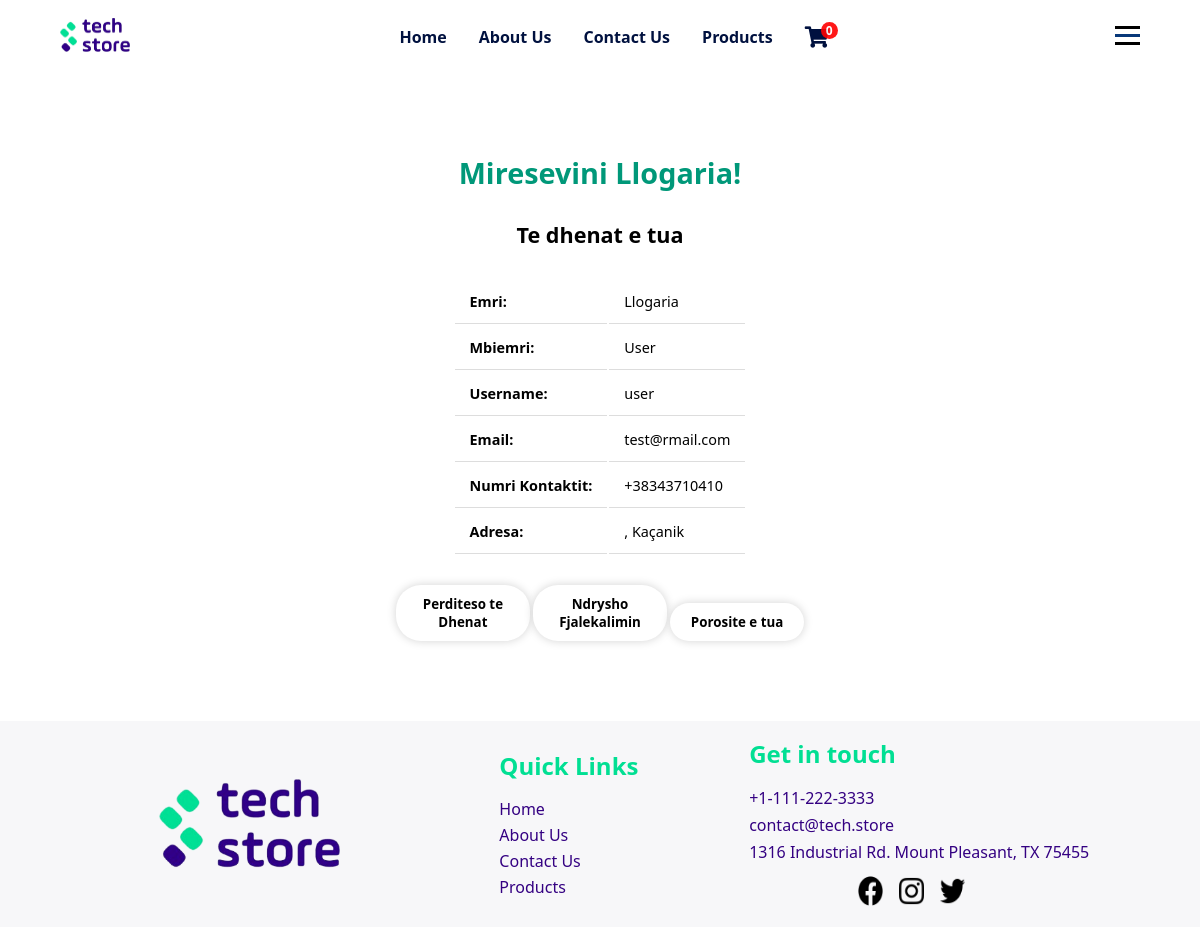
Page /php/userPages/userDashboard.php (signed in) on the earlier database version.
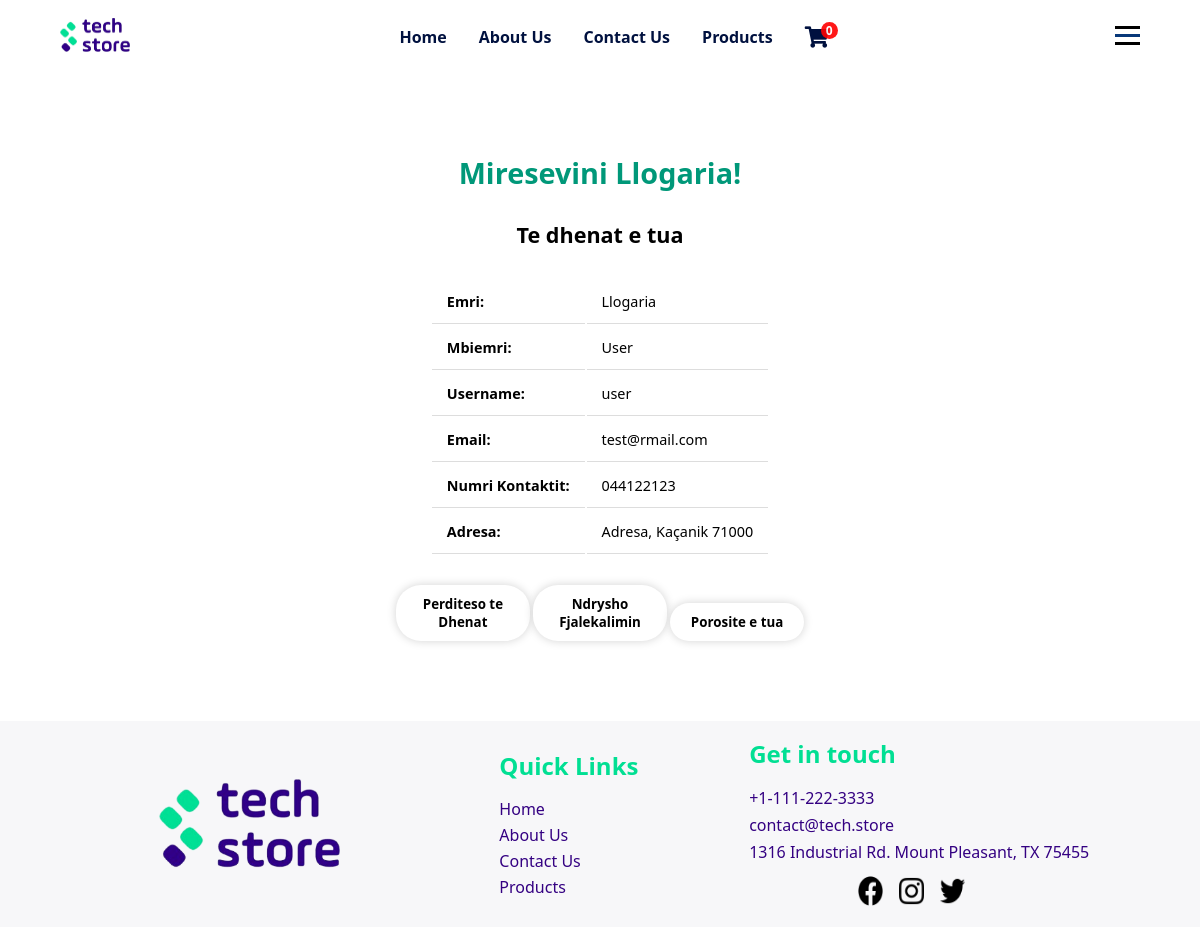
Same page on the later database version.
### tables this page shows
CREATE TABLE `tedhenatuser` (
  `userID` int(11) NOT NULL,
  `nrKontaktit` varchar(30) DEFAULT NULL,
  `qyteti` varchar(30) DEFAULT NULL,
  `zipKodi` varchar(7) DEFAULT NULL,
  `adresa` varchar(50) DEFAULT NULL
);

CREATE TABLE `user` (
  `userID` int(11) NOT NULL,
  `emri` varchar(20) NOT NULL,
  `mbiemri` varchar(30) DEFAULT NULL,
  `username` varchar(20) NOT NULL,
  `email` varchar(50) DEFAULT NULL,
  `password` varchar(50) NOT NULL,
  `aksesi` int(1) NOT NULL DEFAULT 0
);

### php/db/dbcon.php (called while the page is built)
<?php
class dbCon
{
    private $conn = '';
    private $hostiIDB = 'localhost';
    private $emriDB = 'techstoredb';
    private $dbUsername = 'root';
    private $dbPass = '';
    public function connDB()
    {
        try {
            $this->conn = new PDO(
                "mysql:host=$this->hostiIDB;dbname=$this->emriDB", $this->dbUsername, $this->dbPass,
                [PDO::ATTR_DEFAULT_FETCH_MODE => PDO::FETCH_ASSOC]
            );
        } catch (PDOException $pdoe) {
            die("Nuk mund të lidhej me bazën e të dhënave {$this->emriDB} :" . $pdoe->getMessage());
        }
        return $this->conn;
    }
}
?>

### php/CRUD/userCRUD.php (called while the page is built, shortened)
<?php
require_once('../db/dbcon.php');
class userCRUD extends dbCon
{
    private $userID;
    private $dbConn;
    public function __construct($userID = '', $emri = '', $mbiemri = '', $username = '', $email = '', $password = '', $aksesi = '')
    {
        $this->userID = $userID;
        $this->dbConn = $this->connDB();
    }
    public function setUserID($userID)
    {
        $this->userID = $userID;
    }
    public function shfaqSipasID()
    {
        try {
            $sql = 'SELECT * from user u INNER JOIN tedhenatuser t ON u.userID = t.userID WHERE u.userID = ?';
            $stm = $this->dbConn->prepare($sql);
            $stm->execute([$this->userID]);
            return $stm->fetch();
        } catch (Exception $e) {
            return $e->getMessage();
        }
    }
}
?>

### php/userPages/userDashboard.php (the view, shortened to what this page needs)
<?php
require_once('../CRUD/userCRUD.php');
$userCRUD = new userCRUD();
$userCRUD->setUserID($_SESSION['userID']);
$useri = $userCRUD->shfaqSipasID();
?>
<!DOCTYPE html>
<html lang="en">
<head>
  <link rel="stylesheet" href="../../css/adminDashboard.css">
  <link rel="stylesheet" href="../../css/mesazhetStyle.css">
</head>
<body>
  <?php include '../design/header.php' ?>
  <div class="containerDashboardP">
    <h1 class="titulliPershkrim">Miresevini
      <?php echo $_SESSION['name'] ?>!
    </h1>
    <h2>Te dhenat e tua</h2>
    <table>
      <tr>
        <td><strong>Emri:</strong></td>
        <td>
          <?php echo $useri['emri'] ?>
        </td>
      </tr>
      <tr>
        <td><strong>Mbiemri:</strong></td>
        <td>
          <?php echo $useri['mbiemri'] ?>
        </td>
      </tr>
      <tr>
        <td><strong>Username:</strong></td>
        <td>
          <?php echo $useri['username'] ?>
        </td>
      </tr>
      <tr>
        <td><strong>Email:</strong></td>
        <td>
          <?php echo $useri['email'] ?>
        </td>
      </tr>
      <tr>
        <td><strong>Numri Kontaktit:</strong></td>
        <td>
          <?php echo $useri['nrKontaktit'] ?>
        </td>
      </tr>
      <tr>
        <td><strong>Adresa: </strong></td>
        <td>
          <?php echo $useri['adresa'] . ', ' . $useri['qyteti'] . ' ' . $useri['zipKodi'] ?>
        </td>
      </tr>
    </table>
    <div class="butonatDiv">
      <a href="../funksione/perditesoTeDhenat.php?userID=<?php echo $useri['userID'] ?>"><button
          class="button">Perditeso te
          Dhenat</button></a>
      <a href="../funksione/ndryshoPass.php?userID= <?php echo $useri['userID'] ?>"><button class="button">Ndrysho
          Fjalekalimin</button></a>
      <?php
      if ($_SESSION['aksesi'] == 0) {
        ?>
        <a href="../userPages/porosit.php"><button class="button">Porosite e tua</button></a>
        <?php
      }
      ?>
    </div>
  </div>
  <?php include '../design/footer.php';
  include_once '../funksione/importimiScriptave.php' ?>
</body>
</html>

### php/design/header.php (shortened to what this page needs)
<!DOCTYPE html>
<html lang="en">
<head>
    <link rel="stylesheet" href="../../css/header.css" />
    <link href="https://use.fontawesome.com/releases/v5.0.1/css/all.css" rel="stylesheet">
</head>
<body>
    <header>
        <nav class="nav">
            <a class="logo" href="../pages/index.php"><img src="../../img/web/techstoreLogoWhiteSquare.png" alt=""></a>
            <ul class="nav-links">
                <?php
                if ($_SESSION['aksesi'] != 0) {
                    ?><li class="nav-item">
                        <a href="../userPages/userDashboard.php">Dashboard</a>
                        <span class="line"></span>
                    </li>
                    <li class="nav-item">
                        <a href="../admin/shtoProdukt.php">Vendos Produktet</a>
                        <span class="line"></span>
                    </li>
                    <li class="nav-item">
                        <a href="../admin/produktet.php">Produktet</a>
                        <span class="line"></span>
                    </li>
                    <li class="nav-item">
                        <a href="../admin/porositNgaKlientet.php">Porosite</a>
                        <span class="line"></span>
                    </li>
                    <li class="nav-item">
                        <a href="../admin/perdoruesit.php">Perdoruesit</a>
                        <span class="line"></span>
                    </li>
                    <li class="nav-item">
                        <a href="../admin/kompanit.php">Kompanite</a>
                        <span class="line"></span>
                    </li>
                    <li class="nav-item">
                        <a href="../admin/kategorit.php">Kategorite</a>
                        <span class="line"></span>
                    </li>
                    <li class="nav-item">
                        <a href="../admin/kodetEZbritjes.php">Kodet e Zbritjeve</a>
                        <span class="line"></span>
                    </li>
                    <li class="nav-item">
                        <a href="../admin/shfaqMesazhet.php">Mesazhet</a>
                        <span class="line"></span>
                    </li><?php
                } else {
                    ?><li class="nav-item">
                        <a href="../pages/index.php">Home</a>
                    </li>
                    <li class="nav-item">
                        <a href="../pages/aboutUs.php">About Us</a>
                    </li>
                    <li class="nav-item">
                        <a href="../pages/contactForm.php">Contact Us</a>
                    </li>
                    <li class="nav-item">
                        <a href="../pages/produktet.php">Products</a>
                    </li><?php
                }
                ?>
                <li class="nav-item">
                    <a href="../pages/shporta.php"><span class="fa badge fa-lg" value=<?php
                    if (isset($_SESSION['shportaBlerjes'])) {
                        echo count($_SESSION['shportaBlerjes']);
                    }else{
                        echo 0;}?>>&#xf07a;</span></a>
                </li>
            </ul>
            <div class="hamburger">
                <span class="hamIkona"></span>
                <span class="hamIkona"></span>
                <span class="hamIkona"></span>
            </div>
        </nav>
    </header>
</body>
</html>

### php/design/footer.php (shortened to what this page needs)
<!DOCTYPE html>
<html lang="en">
<head>
  <link rel="stylesheet" href="../../css/footer.css">
</head>
<body>
  <footer>
    <div class="footer">
      <div class="footer-logo">
        <img src="../../img/web/techstoreLogoWhiteSquare.png" alt="">
      </div>
      <div class="footer-nav">
        <h2 class="footer-nav-title">Quick Links</h2>
        <ul>
          <li><a href="../pages/index.php">Home</a></li>
          <li><a href="../pages/aboutUs.php">About Us</a></li>
          <li><a href="../pages/contactForm.php">Contact Us</a></li>
          <li><a href="../pages/produktet.php">Products</a></li>
        </ul>
      </div>
      <div class="footer-contact">
        <h2 class="footer-nav-title">Get in touch</h2>
        <ul>
          <li><a href="tel:+11112223333">+1-111-222-3333</a></li>
          <li><a href="mailto:contact@tech.store">contact@tech.store</a></li>
          <li>1316 Industrial Rd. Mount Pleasant, TX 75455</li>
        </ul>
        <div class="footer-social-icons">
          <a href="https://facebook.com"><img src="../../img/web/social-link-icons/facebook.png" alt=""></a>
          <a href="https://instagram.com"><img src="../../img/web/social-link-icons/instagram.png" alt=""></a>
          <a href="https://twitter.com"><img src="../../img/web/social-link-icons/twitter.png" alt=""></a>
        </div>
      </div>
    </div>
  </footer>
</body>
</html>

### css/adminDashboard.css (style rules this page uses)
.containerDashboardP { display: flex; justify-content: center; align-items: center; margin: 25px 0; font-size: 0.9em; min-width: 400px; flex-direction: column; gap: 2em; flex-wrap: wrap; }
.containerDashboardP th, .containerDashboardP td { padding: 12px 15px; }
.containerDashboardP tr td { border-bottom: 1px solid #dddddd; }
.titulliPershkrim { display: flex; flex-direction: column; color: #009879; text-align: center; margin-top: 2em; }
.button { border: none; box-shadow: 0 0 10px #d3d3d3; background-color: white; color: black; padding: 10px; width: 10em; border-radius: 25px; cursor: pointer; font-weight: 600; }
img { width: 25px; }

### css/header.css (style rules this page uses)
header { position: sticky; top: 0; width: 100%; padding: 0 5%; display: flex; justify-content: space-evenly; align-items: center; background-color: white; z-index: 2000; }
.nav { display: flex; align-items: center; width: 100%; min-height: 70px; justify-content: space-between; }
.nav ul li { display: flex; justify-content: center; align-items: center; position: relative; }
.logo img { width: 70px; aspect-ratio: 3/2; object-fit: contain; }
.nav-links { display: flex; align-items: center; justify-content: center; gap: 2em; }
.nav-links a { color: #00113f; font-weight: 600; }
.badge:after { content: attr(value); font-size: 12px; color: #fff; background: red; border-radius: 50%; padding: 0 5px; position: relative; left: -8px; top: -10px; opacity: 0.9; }
.hamburger { display: block; cursor: pointer; }
.hamIkona { display: block; width: 25px; height: 3px; margin: 5px auto; -webkit-transition: all 0.3s ease; transition: all 0.3s ease; background-color: black; }
.hamIkona:nth-child(2) { background-color: #073879; }

### css/footer.css (style rules this page uses)
footer { display: flex; flex-direction: column; align-items: center; flex-wrap: wrap; background-color: #f7f7f9; margin-top: 5em; }
.footer { display: flex; justify-content: space-evenly; align-items: center; flex-wrap: wrap; width: 100%; height: fit-content; margin-top: 1em; margin-bottom: 1em; }
.footer-logo { display: flex; justify-content: center; align-items: center; }
.footer-logo img { width: 65%; aspect-ratio: 3/2; object-fit: contain; margin-top: 1em; margin-bottom: 1em; }
.footer-nav { display: flex; flex-direction: column; }
.footer-nav-title { color: #01df93; margin-bottom: 0.5em; }
.footer-nav li, a { list-style: none; color: #340182; padding-top: 4px; }
.footer-contact { display: flex; flex-direction: column; }
.footer-contact li, a { list-style: none; color: #340182; padding-top: 5px; }
.footer-social-icons { display: flex; align-items: center; justify-content: center; flex-wrap: wrap; margin-right: 2em; }
.footer-social-icons img { margin-top: 0.5em; margin-left: 1em; height: 30px; }

Differences in the rows shown:
changed tedhenatuser "Kaçanik": nrKontaktit "+38343710410" → "044122123"; adresa (not shown) → "Adresa"; zipKodi (not shown) → "71000"
